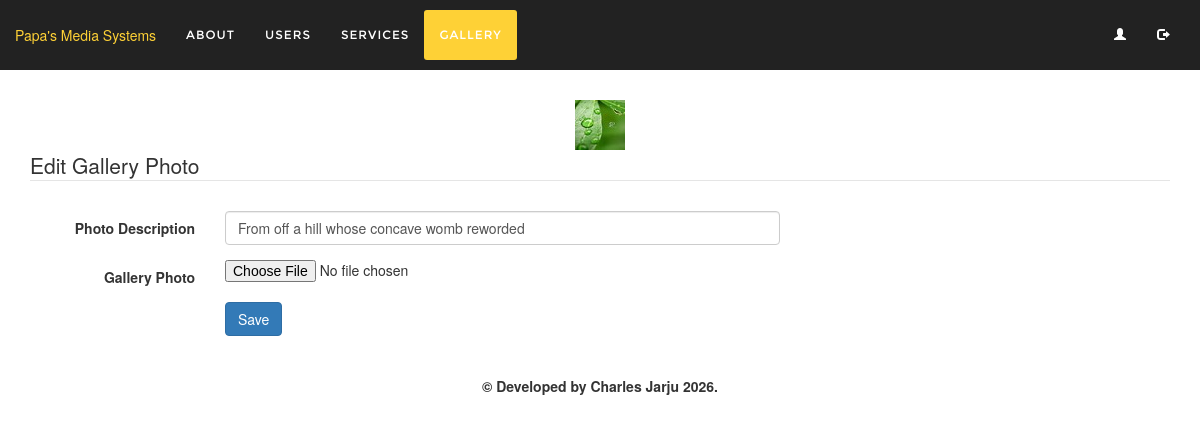
The page /admin/gallery/edit.php?id=1 on the database its author committed.
### tables this page shows
CREATE TABLE `gphotos` (
  `id` int(11) NOT NULL,
  `img_name` varchar(255) NOT NULL,
  `img_descr` varchar(255) NOT NULL
);

### admin/gallery/edit.php (the view, shortened to what this page needs)
<!DOCTYPE html>
<html lang="en">
<head>
    <?php require_once '../includes/_head_elements.php'?>
</head>
<body>
    <?php
        require_once '../includes/_header.php';
    ?>
	<div class="container">
		<div class="row">
			<div class="col-lg-12">
            <?php
				require_once '../../assets/php/_database.php';
				$admin_img_dir = '../assets/images/gallery/';
                $id = $conn->real_escape_string($_GET['id']);
				$sql = "SELECT * FROM gphotos WHERE id = '$id'";
				$result = $conn->query($sql);
				if ($result->num_rows > 0) {
					$row = $result->fetch_assoc();
					$img_name = trim($row['img_name']);
					$img_descr = trim($row['img_descr']);
					$file_path = $admin_img_dir . $img_name;
$img = <<<STRHTML
<div class="grow center_align">
 <img src="$file_path" alt="">
</div>
STRHTML;
                    echo $img;
$form = <<<STRHTML
<form method="post" name="edit-gphoto" id="edit-gphoto" class="form-horizontal" action="do_edit" enctype="multipart/form-data" onsubmit="return validateForm(this.id)">
<fieldset>
  <legend>Edit Gallery Photo</legend>
    <p>
        <input type="hidden" name="rec_id" id="rec_id" value="$id" />
    </p>
	<div class="form-group">
			<label id="img_descr-label" for="img_descr" class="col-sm-2 control-label">Photo Description</label>
			<div class="col-sm-6">
				<input type="text" name="img_descr" id="img_descr" class="form-control obligatory" value="$img_descr" required maxlength="255" />
			</div>
		</div>
		<div class="form-group">
			<label id="file_to_upload-label" for="file_to_upload" class="col-sm-2 control-label">Gallery Photo</label>
			<div class="col-sm-10">
				<input type="file" name="file_to_upload" id="file_to_upload" />
			</div>
		</div>
		<div class="form-group">
			<div class="col-sm-offset-2 col-sm-10">
				<button type="submit" class="btn btn-primary">Save</button>
			</div>
		</div>
</fieldset>
</form>
STRHTML;
                    echo $form;
                }
                else {
                    array_push($_SESSION['flash'], "Could not retrieve record.");
                    redirect(".");
                }
            ?>
			</div>
		</div>
	</div>
	<?php require_once '../includes/_footer.php'?>
</body>
</html>

### admin/assets/css/admin.css (style rules this page uses)
body { overflow-x: hidden; font-family: "Roboto Slab", "Helvetica Neue", Helvetica, Arial, sans-serif; }
.grow img { height: 50px; width: 50px; -webkit-transition: all 1s ease; -moz-transition: all 1s ease; -o-transition: all 1s ease; -ms-transition: all 1s ease; transition: all 1s ease; }
.center_align { text-align: center; }
.form-control, input { font-size: 16px; }
@media (min-width: 768px) { .form-control, input { font-size: 14px; } }

### rows shown on the page
gphotos: img_name (picture), img_descr "From off a hill whose concave womb reworded"
